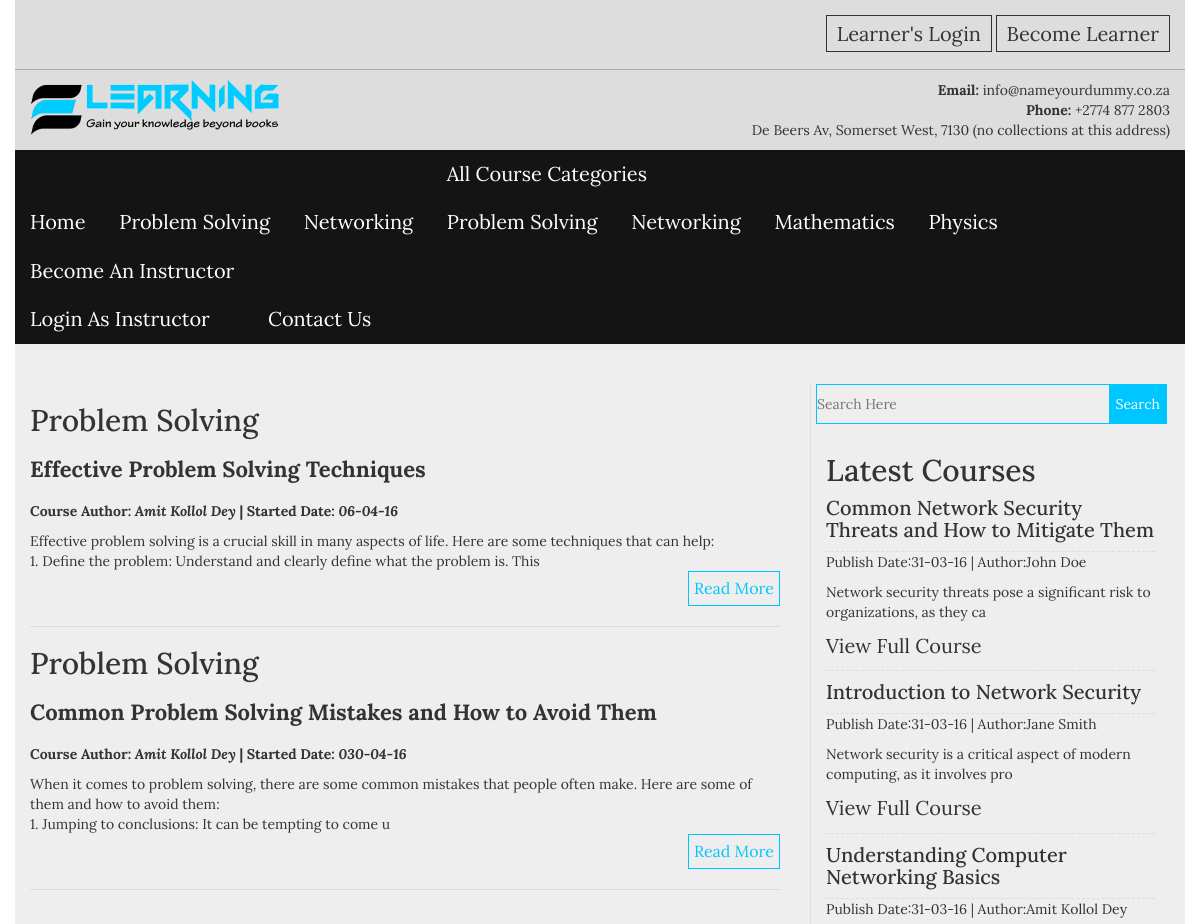
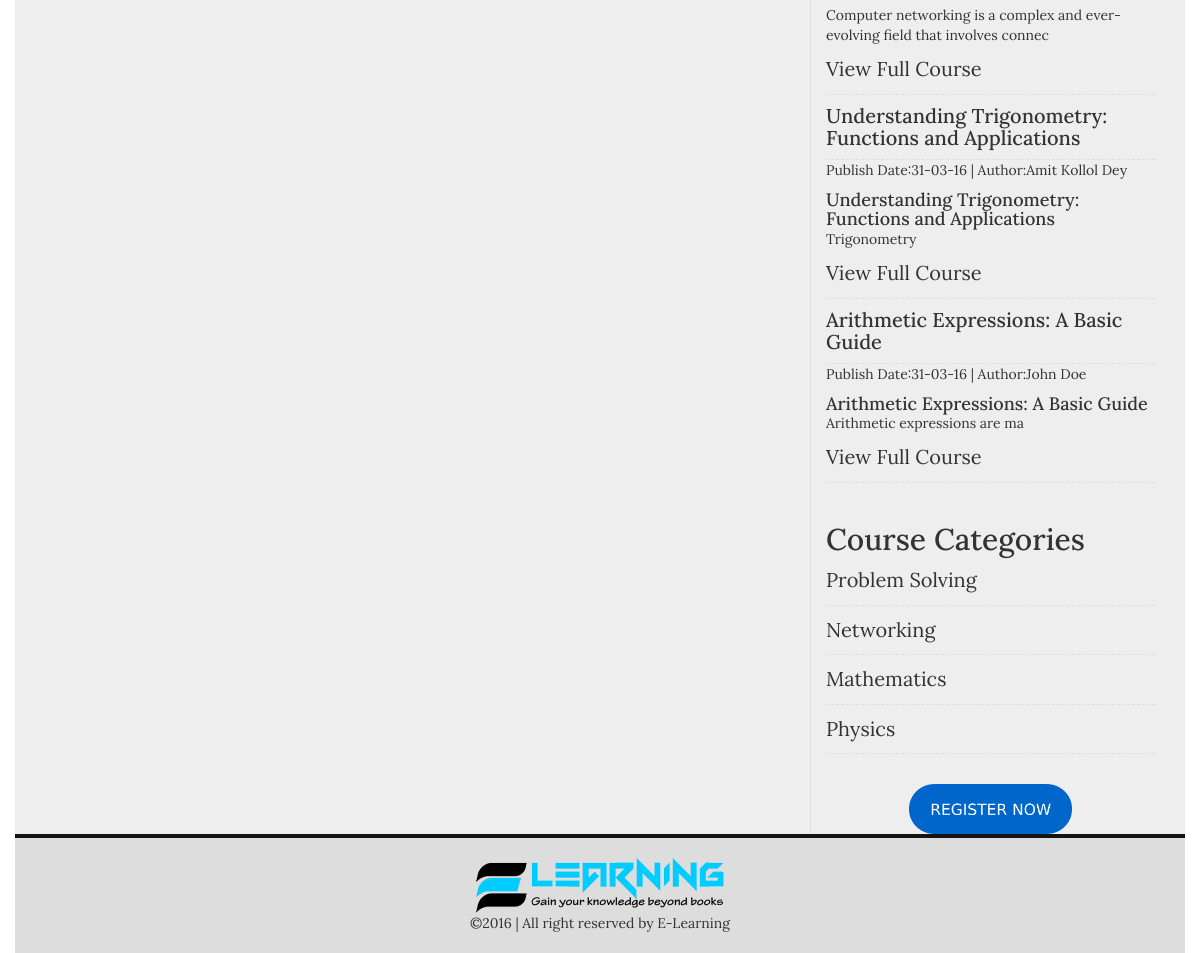
Page /single-cat.php?cat_id=8 on the committed database (2 pictures, top to bottom).
### tables this page shows
CREATE TABLE `categories` (
  `cat_id` int(100) NOT NULL,
  `cat_name` varchar(100) NOT NULL,
  `cat_desc` text NOT NULL,
  `cat_icon` varchar(50) NOT NULL,
  PRIMARY KEY (`cat_id`)
);

CREATE TABLE `posts` (
  `post_id` int(100) NOT NULL,
  `cat_id` int(100) NOT NULL,
  `post_title` varchar(100) NOT NULL,
  `post_date` text NOT NULL,
  `post_author` varchar(50) NOT NULL,
  `post_keywords` text NOT NULL,
  `post_image` text NOT NULL,
  `post_content` longtext NOT NULL,
  `video_link` varchar(200) NOT NULL,
  PRIMARY KEY (`post_id`)
);

### single-cat.php (the view, shortened to what this page needs)
<?php
include("includes/header.php");
?>
<section class="content_area">
    <div class="container">
        <div class="row">
            <div class="col-md-8 col-sm-8 col-xs-12" style="margin-top:40px">
                <div class="our_latest_courses">
                    <?php
                    if(isset($_GET['cat_id'])){
                    $cat_get_id = $_GET['cat_id'];
                    $cat = "select * from posts where cat_id = '$cat_get_id'";
                    $cat2 = "select cat_name from categories where cat_id = '$cat_get_id'";
                    $run_post = mysqli_query($con,$cat);
                    $run_cat_name = mysqli_query($con,$cat2);
                    $run_cat_row = mysqli_fetch_array($run_cat_name);
                    $count = mysqli_num_rows($run_post);
                    if($count == 0){
                    echo "<h2>No posts found in that category.</h2>";
                    }else{
                    while($post_row = mysqli_fetch_array($run_post)):
                    $post_id = $post_row ['post_id'];
                    $post_title = $post_row ['post_title'];
                    $post_date = $post_row ['post_date'];
                    $post_author = $post_row ['post_author'];
                    $post_content = substr($post_row ['post_content'],0,200);
                    ?>
                    <div class="single_latest">
                        <h2><?php echo $run_cat_row['cat_name'];?></h2>
                        <h4><a href="single.php?post_id=<?php echo $post_id;?>"><?php echo $post_title;?></a></h4>
                        <p style="margin-bottom:10px"><strong><span>Course Author: <em><?php echo $post_author;?></em></span><span> | </span><span>Started Date: <em><?php echo $post_date;?></em></span></strong></p>
                        <?php echo $post_content;?>
                        <div class="readmore clearfix"><a href="single.php?post_id=<?php echo $post_id;?>">Read More</a></div>
                    </div>
                    <?php endwhile;?>
                    <?php
                    };};
                    ?>
                </div>
            </div>
            <div style="margin-top:40px">
                <?php include("includes/sidebar.php");?>
            </div>
        </div>
    </div>
</section>
<?php include("includes/footer.php");?>

### includes/frontend_menus.php
<div class="menu_top">
    <ul>
        <li><a href="index.php">Home</a></li>
        <?php
        $cat = "select * from categories LIMIT 2";
        $run_cat = mysqli_query($con,$cat);
        while($cat_row = mysqli_fetch_array($run_cat)):
        $category_id = $cat_row['cat_id'];
        $category_name = $cat_row['cat_name'];
        ?>
        <li><a href="single-cat.php?cat_id=<?php echo $category_id;?>"><?php echo $category_name;?></a></li>
        <?php endwhile;?>
        <li><a href="#">All Course Categories</a>
            <ul>
               <?php
                $cat2 = "select * from categories";
                $run_cat2 = mysqli_query($con,$cat2);
                while($cat_row2 = mysqli_fetch_array($run_cat2)):
                $category_id2 = $cat_row2['cat_id'];
                $category_name2 = $cat_row2['cat_name'];
                ?>
                <li><a href="single-cat.php?cat_id=<?php echo $category_id2;?>"><?php echo $category_name2;?></a></li>
                <?php endwhile;?>
            </ul>
        </li>
        <li><a href="admin/registration.php">Become An Instructor</a>
            <ul>
                <li><a href="admin/login.php">Login As Instructor</a></li>
            </ul>
        </li>
        <li><a href="contact.php">Contact Us</a></li>
    </ul>
</div>

### includes/sidebar.php
<div class="col-md-4 col-sm-4 col-xs-12">
    <div class="sidebar_right">
       <div class="search_sidebar">
            <form action="search.php" class="search_bar" method="get">
                <input type="Search" placeholder="Search Here" name="search">
                <input type="Submit" value="Search" name="search_submit">
            </form>
       </div>
        <div class="sidebar_categories">
           <h2>Latest Courses</h2>
            <ul>
            <?php
            $post = "select * from posts ORDER BY 1 DESC LIMIT 5";
            $run_post = mysqli_query($con,$post);
            while($post_row = mysqli_fetch_array($run_post)):
            $post_id = $post_row ['post_id'];
            $post_title = $post_row ['post_title'];
            $post_date = $post_row ['post_date'];
            $post_author = $post_row ['post_author'];
            $post_content = substr($post_row ['post_content'],0,80);
            ?>
            <li>
                <h4><a href="single.php?post_id=<?php echo $post_id;?>"><?php echo $post_title;?></a></h4>
                <span style="display:block;margin-bottom:10px;">Publish Date:<?php echo $post_date;?>  |  Author:<?php echo $post_author;?></span>
                <?php echo $post_content;?>
                <a href="single.php?post_id=<?php echo $post_id;?>">View Full Course</a>
            </li>
            <?php endwhile;?>
            </ul>
        </div>
        <div class="sidebar_categories">
           <h2>Course Categories</h2>
            <ul>
                <?php
                $category = "select * from categories";
                $run_category = mysqli_query($con,$category);
                while($category_row = mysqli_fetch_array($run_category)):
                $cat_id = $category_row ['cat_id'];
                $cat_name = $category_row ['cat_name'];
                ?>
                <li><a href="single-cat.php?cat_id=<?php echo $cat_id;?>"><?php echo $cat_name;?></a></li>
                <?php endwhile;?>
            </ul>
        </div>
        <div class="sidebar_banner">
            <a href="registration.php"><img src="images/register.png" alt="Register Now"></a>
        </div>
    </div>
</div>

### css/style.css (style rules this page uses)
body { font-family: 'Lora', serif; }
img { max-width: 100%; height: auto; }
ul { margin: 0; padding: 0; list-style: none; }
h1,h2,h3,h4,h5,h6,p { margin: 0; padding: 0 }
.container { background: #eee }
.menu_top li { display: inline-block; }
.menu_top { background: #141414 none repeat scroll 0 0; }
.menu_top a { color: #fff; display: block; font-size: 20px; padding: 10px 15px; }
.search_bar input[type="search"] { background: transparent none repeat scroll 0 0; border: 1px solid #00c6ff; display: block; padding: 10px 0; width: 100%; }
.search_bar input[type="submit"] { background: #00c6ff none repeat scroll 0 0; border: medium none; color: #fff; float: right; height: 40px; margin-right: -1px; margin-top: -40px; position: relative; z-index: 999; }
.sidebar_categories { margin: 20px 0; padding: 10px; }
.sidebar_categories a { border-bottom: 1px dashed #ddd; color: #333; display: block; font-size: 20px; padding: 10px 0; }
.sidebar_right { border-left: 1px solid #ddd; padding: 0 5px; }
.sidebar_banner img { height: 50px; margin: 0 auto; }
.sidebar_banner { text-align: center; }
.single_latest { border-bottom: 1px solid #ddd; padding: 20px 0; }
.single_latest h4 a { color: #333; display: block; font-size: 22px; font-weight: bold; margin: 20px 0; }
.readmore > a { border: 1px solid #00c6ff; color: #00c6ff; display: block; float: right; font-size: 16px; padding: 5px; }
body, html { height: 100%; }

### rows in the picture
categories: cat_name "Problem Solving"
categories: cat_name "Networking"
categories: cat_name "Mathematics"
categories: cat_name "Physics"
posts: cat.cat_name "Problem Solving", post_title "Effective Problem Solving Techniques", post_author "Amit Kollol Dey", post_date "06-04-16", post_content "Effective problem solving is a crucial skill in many aspects of life. Here are some techniques that can help: 1. Define the problem: Understand and clearly define what the problem is. This"
posts: cat.cat_name "Problem Solving", post_title "Common Problem Solving Mistakes and How to Avoid Them", post_author "Amit Kollol Dey", post_date "030-04-16", post_content "When it comes to problem solving, there are some common mistakes that people often make. Here are some of them and how to avoid them: 1. Jumping to conclusions: It can be tempting to come u"
posts: post_title "Common Network Security Threats and How to Mitigate Them", post_date "31-03-16", post_author "John Doe", post_content "Network security threats pose a significant risk to organizations, as they ca"
posts: post_title "Introduction to Network Security", post_date "31-03-16", post_author "Jane Smith", post_content "Network security is a critical aspect of modern computing, as it involves pro"
posts: post_title "Understanding Computer Networking Basics", post_date "31-03-16", post_author "Amit Kollol Dey", post_content "Computer networking is a complex and ever-evolving field that involves connec"
posts: post_title "Understanding Trigonometry: Functions and Applications", post_date "31-03-16", post_author "Amit Kollol Dey", post_content "Understanding Trigonometry: Functions and Applications Trigonometry"
posts: post_title "Arithmetic Expressions: A Basic Guide", post_date "31-03-16", post_author "John Doe", post_content "Arithmetic Expressions: A Basic Guide Arithmetic expressions are ma"
